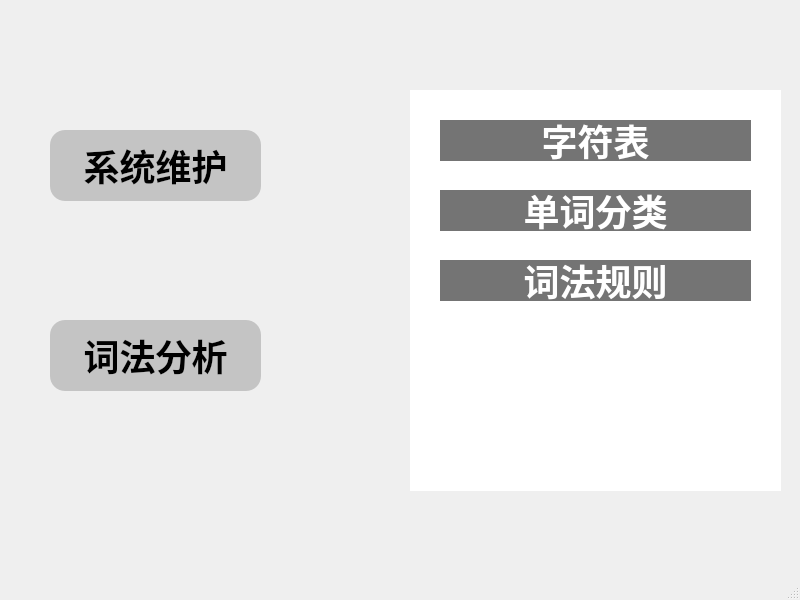
<?xml version="1.0" encoding="UTF-8"?>
<ui version="4.0">
 <class>MainWindowmenu</class>
 <widget class="QMainWindow" name="MainWindowmenu">
  <property name="geometry">
   <rect>
    <x>0</x>
    <y>0</y>
    <width>800</width>
    <height>600</height>
   </rect>
  </property>
  <property name="windowTitle">
   <string>MainWindow</string>
  </property>
  <property name="windowIcon">
   <iconset>
    <normaloff>../picture/mylogo2.ico</normaloff>../picture/mylogo2.ico</iconset>
  </property>
  <property name="styleSheet">
   <string notr="true">backgroud:rgba(196, 196, 196, 0.2);</string>
  </property>
  <widget class="QWidget" name="centralwidget">
   <widget class="QPushButton" name="pushButton">
    <property name="geometry">
     <rect>
      <x>50</x>
      <y>130</y>
      <width>211</width>
      <height>71</height>
     </rect>
    </property>
    <property name="styleSheet">
     <string notr="true">border-radius:15;
background: rgb(196, 196, 196);
font-size:36px;
font-weight:500;</string>
    </property>
    <property name="text">
     <string>系统维护</string>
    </property>
   </widget>
   <widget class="QPushButton" name="pushButton_2">
    <property name="geometry">
     <rect>
      <x>50</x>
      <y>320</y>
      <width>211</width>
      <height>71</height>
     </rect>
    </property>
    <property name="styleSheet">
     <string notr="true">border-radius:15;
background: rgb(196, 196, 196);
font-size:36px;
font-weight:500;</string>
    </property>
    <property name="text">
     <string>词法分析</string>
    </property>
   </widget>
   <widget class="QStackedWidget" name="stackedWidget">
    <property name="geometry">
     <rect>
      <x>410</x>
      <y>90</y>
      <width>371</width>
      <height>401</height>
     </rect>
    </property>
    <property name="styleSheet">
     <string notr="true">border:0px;
background-color:white;</string>
    </property>
    <property name="currentIndex">
     <number>0</number>
    </property>
    <widget class="QWidget" name="page">
     <widget class="QPushButton" name="pushButton_5">
      <property name="geometry">
       <rect>
        <x>30</x>
        <y>30</y>
        <width>311</width>
        <height>41</height>
       </rect>
      </property>
      <property name="styleSheet">
       <string notr="true">border-radius:0;
background: rgb(116, 116, 116);
font-size:36px;
font: 20pt &quot;隶书&quot;;
font-weight:500;
color:white;
</string>
      </property>
      <property name="text">
       <string>字符表</string>
      </property>
     </widget>
     <widget class="QPushButton" name="pushButton_6">
      <property name="geometry">
       <rect>
        <x>30</x>
        <y>100</y>
        <width>311</width>
        <height>41</height>
       </rect>
      </property>
      <property name="styleSheet">
       <string notr="true">border-radius:0;
background: rgb(116, 116, 116);
font-size:36px;
font: 20pt &quot;隶书&quot;;
font-weight:500;
color:white;
</string>
      </property>
      <property name="text">
       <string>单词分类</string>
      </property>
     </widget>
     <widget class="QPushButton" name="pushButton_7">
      <property name="geometry">
       <rect>
        <x>30</x>
        <y>170</y>
        <width>311</width>
        <height>41</height>
       </rect>
      </property>
      <property name="styleSheet">
       <string notr="true">border-radius:0;
background: rgb(116, 116, 116);
font-size:36px;
font: 20pt &quot;隶书&quot;;
font-weight:500;
color:white;
</string>
      </property>
      <property name="text">
       <string>词法规则</string>
      </property>
     </widget>
    </widget>
    <widget class="QWidget" name="page_2">
     <widget class="QPushButton" name="pushButton_8">
      <property name="geometry">
       <rect>
        <x>30</x>
        <y>30</y>
        <width>311</width>
        <height>41</height>
       </rect>
      </property>
      <property name="styleSheet">
       <string notr="true">border-radius:0;
background: rgb(116, 116, 116);
font-size:36px;
font: 20pt &quot;隶书&quot;;
font-weight:500;
color:white;
</string>
      </property>
      <property name="text">
       <string>关键字表</string>
      </property>
     </widget>
     <widget class="QPushButton" name="pushButton_9">
      <property name="geometry">
       <rect>
        <x>30</x>
        <y>100</y>
        <width>311</width>
        <height>41</height>
       </rect>
      </property>
      <property name="styleSheet">
       <string notr="true">border-radius:0;
background: rgb(116, 116, 116);
font-size:36px;
font: 20pt &quot;隶书&quot;;
font-weight:500;
color:white;
</string>
      </property>
      <property name="text">
       <string>单字符分隔符表</string>
      </property>
     </widget>
     <widget class="QPushButton" name="pushButton_10">
      <property name="geometry">
       <rect>
        <x>30</x>
        <y>170</y>
        <width>311</width>
        <height>41</height>
       </rect>
      </property>
      <property name="styleSheet">
       <string notr="true">border-radius:0;
background: rgb(116, 116, 116);
font-size:36px;
font: 20pt &quot;隶书&quot;;
font-weight:500;
color:white;
</string>
      </property>
      <property name="text">
       <string>词法分析DFA</string>
      </property>
     </widget>
     <widget class="QPushButton" name="pushButton_11">
      <property name="geometry">
       <rect>
        <x>30</x>
        <y>240</y>
        <width>311</width>
        <height>41</height>
       </rect>
      </property>
      <property name="styleSheet">
       <string notr="true">border-radius:0;
background: rgb(116, 116, 116);
font-size:36px;
font: 20pt &quot;隶书&quot;;
font-weight:500;
color:white;
</string>
      </property>
      <property name="text">
       <string>词法分析过程展示</string>
      </property>
     </widget>
    </widget>
   </widget>
  </widget>
  <widget class="QStatusBar" name="statusbar"/>
 </widget>
 <resources/>
 <connections/>
</ui>
